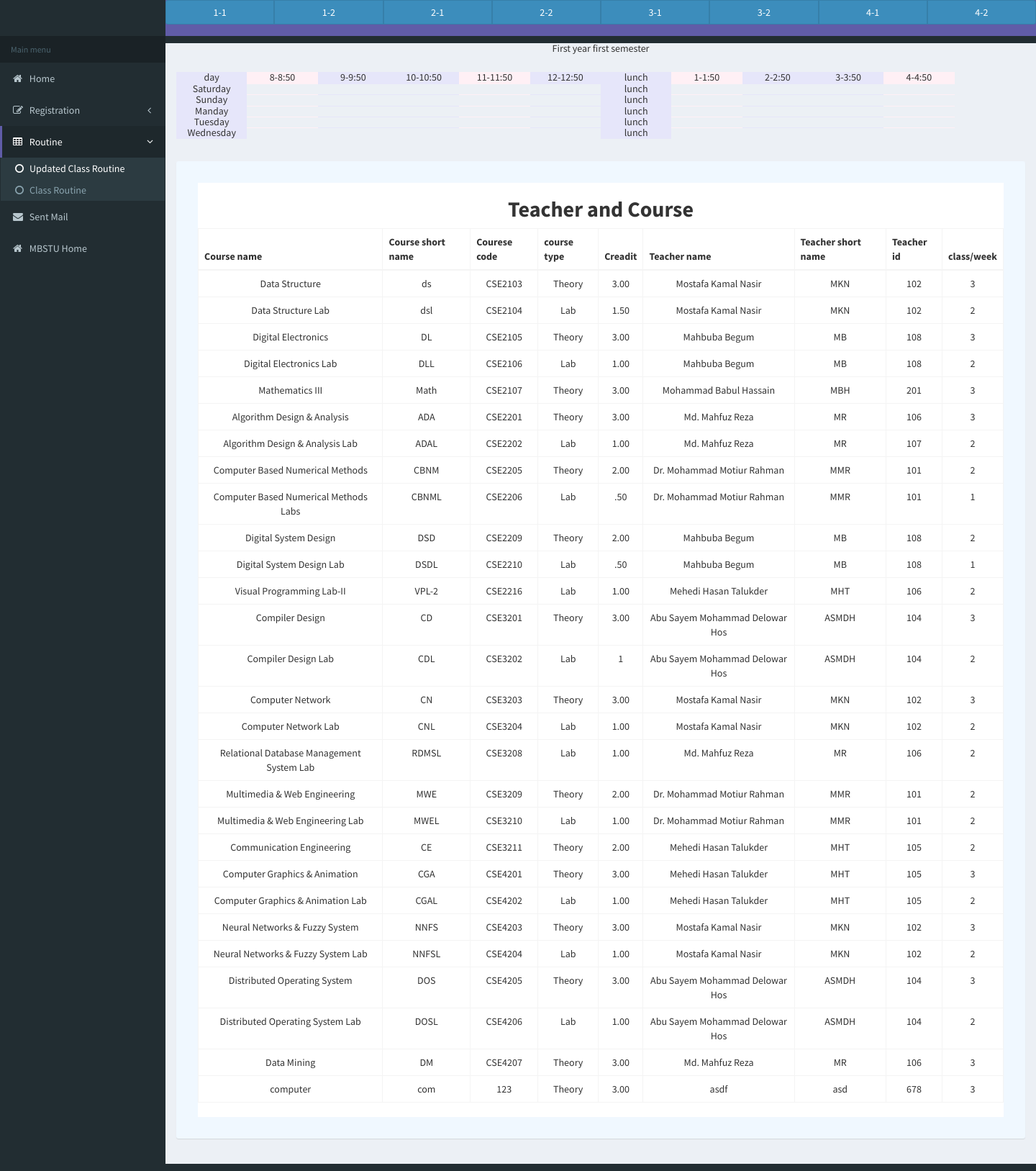
Page /projects/project/pages/tables/1y1s.php on the committed database.
### tables this page shows
CREATE TABLE `course_registration` (
  `id` int(11) NOT NULL,
  `course_name` varchar(50) NOT NULL,
  `course_short_name` varchar(10) NOT NULL,
  `course_code` varchar(8) NOT NULL,
  `course_type` varchar(10) NOT NULL,
  `credit` varchar(7) NOT NULL,
  `teacher_name` varchar(30) NOT NULL,
  `teacher_short_name` varchar(10) NOT NULL,
  `teacher_id` varchar(15) NOT NULL,
  `class_per_week` varchar(10) NOT NULL
);

### projects/project/pages/tables/1y1s.php (the view, shortened to what this page needs)
<!DOCTYPE html>
<html>
  <head>
    <link rel="stylesheet" href="../../bootstrap/css/bootstrap.min.css">
    <link rel="stylesheet" href="https://maxcdn.bootstrapcdn.com/font-awesome/4.4.0/css/font-awesome.min.css">
    <link rel="stylesheet" href="https://code.ionicframework.com/ionicons/2.0.1/css/ionicons.min.css">
    <link rel="stylesheet" href="../../dist/css/AdminLTE.min.css">
    <link rel="stylesheet" href="../../dist/css/skins/_all-skins.min.css">
  </head>
  <body class="hold-transition skin-purple sidebar-mini">
    <div class="wrapper">
      <header class="main-header">
        <nav class="navbar navbar-static-top" role="navigation">
           <div class="btn-group btn-group-justified">
			  <a href="1y1s.php" class="btn btn-primary">1-1</a>
			  <a href="1y2s.php" class="btn btn-primary">1-2</a>
			  <a href="2y1s.php" class="btn btn-primary">2-1</a>
			  <a href="2y2s.php" class="btn btn-primary">2-2</a>
			  <a href="3y1s.php" class="btn btn-primary">3-1</a>
			  <a href="3y2s.php" class="btn btn-primary">3-2</a>
			  <a href="4y1s.php" class="btn btn-primary">4-1</a>
			  <a href="4y2s.php" class="btn btn-primary">4-2</a>
         </div>
        </nav>
      </header>
      <aside class="main-sidebar">
        <section class="sidebar">
          <ul class="sidebar-menu">
            <li class="header">Main menu</li>
            <li>
              <a href="http://127.0.0.1/projects/project/">
                <i class="fa fa-home"></i> <span>Home</span>
              </a>
            </li>
            <li class="treeview">
              <a href="#">
                <i class="fa fa-edit"></i> <span>Registration</span>
                <i class="fa fa-angle-left pull-right"></i>
              </a>
            </li>
            <li class="treeview active">
              <a href="#">
                <i class="fa fa-table"></i> <span>Routine</span>
                <i class="fa fa-angle-left pull-right"></i>
              </a>
              <ul class="treeview-menu">
                <li class="active"><a href="1y1s.php"><i class="fa fa-circle-o"></i>Updated Class Routine</a></li>
                <li><a href="data.html"><i class="fa fa-circle-o"></i>Class Routine</a></li>
              </ul>
            </li>
            <li>
              <a href="../mailbox/mailbox.html">
                <i class="fa fa-envelope"></i> <span>Sent Mail</span>
              </a>
            </li>
			<li>
              <a href="http://mbstu.ac.bd/index.html">
                <i class="fa fa-home"></i> <span>MBSTU Home</span>
              </a>
            </li>
             </ul>
        </section>
      </aside>
      <div class="content-wrapper">
        <h5 class="text-center "> <storng>First year first semester</strong><h5>
        <section class="content">
          <div class="container-fluid">
  <div class="row">
    <div class="col-md-1" style="background-color:lavender;">day</div>
    <div class="col-md-1" style="background-color:lavenderblush;">8-8:50</div>
    <div class="col-md-1" style="background-color:lavender;">9-9:50</div>
	<div class="col-md-1" style="background-color:lavender;">10-10:50</div>
    <div class="col-md-1" style="background-color:lavenderblush;">11-11:50</div>
    <div class="col-md-1" style="background-color:lavender;">12-12:50</div>
	<div class="col-md-1" style="background-color:lavender;">lunch</div>
    <div class="col-md-1" style="background-color:lavenderblush;">1-1:50</div>
    <div class="col-md-1" style="background-color:lavender;">2-2:50</div>
	<div class="col-md-1" style="background-color:lavender;">3-3:50</div>
    <div class="col-md-1" style="background-color:lavenderblush;">4-4:50</div>
  </div>
  <div class="row">
    <div class="col-md-1" style="background-color:lavender;">
	Saturday
	</div>
    <div class="col-md-1" style="background-color:lavenderblush;">
	</div>
    <div class="col-md-1" style="background-color:lavender;">
	</div>
	<div class="col-md-1" style="background-color:lavender;">
	</div>
    <div class="col-md-1" style="background-color:lavenderblush;">
	</div>
    <div class="col-md-1" style="background-color:lavender;">
	</div>
	<div class="col-md-1" style="background-color:lavender;">
	lunch
	</div>
    <div class="col-md-1" style="background-color:lavenderblush;">
	</div>
    <div class="col-md-1" style="background-color:lavender;">
	</div>
	<div class="col-md-1" style="background-color:lavender;">
	</div>
    <div class="col-md-1" style="background-color:lavenderblush;">
	</div>
 </div>
 <div class="row">
    <div class="col-md-1" style="background-color:lavender;">
	Sunday
	</div>
    <div class="col-md-1" style="background-color:lavenderblush;">
	</div>
    <div class="col-md-1" style="background-color:lavender;">
	</div>
	<div class="col-md-1" style="background-color:lavender;">
	</div>
    <div class="col-md-1" style="background-color:lavenderblush;">
	</div>
    <div class="col-md-1" style="background-color:lavender;">
	</div>
	<div class="col-md-1" style="background-color:lavender;">
	lunch
	</div>
    <div class="col-md-1" style="background-color:lavenderblush;">
	</div>
    <div class="col-md-1" style="background-color:lavender;">
	</div>
	<div class="col-md-1" style="background-color:lavender;">
	</div>
    <div class="col-md-1" style="background-color:lavenderblush;">
	</div>
 </div>
 <div class="row">
    <div class="col-md-1" style="background-color:lavender;">
	Manday
	</div>
    <div class="col-md-1" style="background-color:lavenderblush;">
	</div>
    <div class="col-md-1" style="background-color:lavender;">
	</div>
	<div class="col-md-1" style="background-color:lavender;">
	</div>
    <div class="col-md-1" style="background-color:lavenderblush;">
	</div>
    <div class="col-md-1" style="background-color:lavender;">
	</div>
	<div class="col-md-1" style="background-color:lavender;">
	lunch
	</div>
    <div class="col-md-1" style="background-color:lavenderblush;">
	</div>
    <div class="col-md-1" style="background-color:lavender;">
	</div>
	<div class="col-md-1" style="background-color:lavender;">
	</div>
    <div class="col-md-1" style="background-color:lavenderblush;">
	</div>
 </div>
 <div class="row">
    <div class="col-md-1" style="background-color:lavender;">
	Tuesday
	</div>
    <div class="col-md-1" style="background-color:lavenderblush;">
	</div>
    <div class="col-md-1" style="background-color:lavender;">
	</div>
	<div class="col-md-1" style="background-color:lavender;">
	</div>
    <div class="col-md-1" style="background-color:lavenderblush;">
	</div>
    <div class="col-md-1" style="background-color:lavender;">
	</div>
	<div class="col-md-1" style="background-color:lavender;">
	lunch
	</div>
    <div class="col-md-1" style="background-color:lavenderblush;">
	</div>
    <div class="col-md-1" style="background-color:lavender;">
	</div>
	<div class="col-md-1" style="background-color:lavender;">
	</div>
    <div class="col-md-1" style="background-color:lavenderblush;">
	</div>
 </div>
 <div class="row">
    <div class="col-md-1" style="background-color:lavender;">
	Wednesday
	</div>
    <div class="col-md-1" style="background-color:lavenderblush;">
	</div>
    <div class="col-md-1" style="background-color:lavender;">
	</div>
	<div class="col-md-1" style="background-color:lavender;">
	</div>
    <div class="col-md-1" style="background-color:lavenderblush;">
	</div>
    <div class="col-md-1" style="background-color:lavender;">
	</div>
	<div class="col-md-1" style="background-color:lavender;">
	lunch
	</div>
    <div class="col-md-1" style="background-color:lavenderblush;">
	</div>
    <div class="col-md-1" style="background-color:lavender;">
	</div>
	<div class="col-md-1" style="background-color:lavender;">
	</div>
    <div class="col-md-1" style="background-color:lavenderblush;">
	</div>
 </div>
</div>
<br><br>
<div class="row">
            <div class="col-md-12">
              <div class="box box-primary" style="border: 30px solid aliceblue">
			  <h2 class="text-center"> <strong> Teacher and Course</strong></h2>
			   <?php
                $query = "SELECT * FROM course_registration";
               $result = mysql_query($query);
             ?>
 <table class="table table-bordered"  >
 <thead>
<tr>
    <th>Course name</th>
	<th>Course short name</th>
	<th>Courese code</th>
	<th>course type</th>
	<th>Creadit</th>
	<th>Teacher name</th>
	<th>Teacher short name</th>
	<th>Teacher  id</th>
	<th>class/week</th>
</tr>
</thead>
<tbody>
<?php
while($row = mysql_fetch_array($result))
     {
     echo "<tr><td>" . $row['course_name'] . "</td><td>" . $row['course_short_name'] . "</td><td>" . $row['course_code'] . "</td><td>" . $row['course_type'] . "</td><td>" . $row['credit'] . "</td><td>" . $row['teacher_name'] . "</td><td>" . $row['teacher_short_name'] . "</td><td>" . $row['teacher_id'] . "</td><td>" . $row['class_per_week'] . "</td></tr>";
     }
?>
</tbody>
</table>
			  </div>
			</div>
		 </div>
        </section>
    </div>
  </body>
</html>

### rows in the picture
course_registration: course_name "Data Structure", course_short_name "ds", course_code "CSE2103", course_type "Theory", credit "3.00", teacher_name "Mostafa Kamal Nasir", teacher_short_name "MKN", teacher "102", class_per_week "3"
course_registration: course_name "Data Structure Lab", course_short_name "dsl", course_code "CSE2104", course_type "Lab", credit "1.50", teacher_name "Mostafa Kamal Nasir", teacher_short_name "MKN", teacher "102", class_per_week "2"
course_registration: course_name "Digital Electronics", course_short_name "DL", course_code "CSE2105", course_type "Theory", credit "3.00", teacher_name "Mahbuba Begum", teacher_short_name "MB", teacher "108", class_per_week "3"
course_registration: course_name "Digital Electronics Lab", course_short_name "DLL", course_code "CSE2106", course_type "Lab", credit "1.00", teacher_name "Mahbuba Begum", teacher_short_name "MB", teacher "108", class_per_week "2"
course_registration: course_name "Mathematics III", course_short_name "Math", course_code "CSE2107", course_type "Theory", credit "3.00", teacher_name "Mohammad Babul Hassain", teacher_short_name "MBH", teacher "201", class_per_week "3"
course_registration: course_name "Algorithm Design & Analysis", course_short_name "ADA", course_code "CSE2201", course_type "Theory", credit "3.00", teacher_name "Md. Mahfuz Reza", teacher_short_name "MR", teacher "106", class_per_week "3"
course_registration: course_name "Algorithm Design & Analysis Lab", course_short_name "ADAL", course_code "CSE2202", course_type "Lab", credit "1.00", teacher_name "Md. Mahfuz Reza", teacher_short_name "MR", teacher "107", class_per_week "2"
course_registration: course_name "Computer Based Numerical Methods", course_short_name "CBNM", course_code "CSE2205", course_type "Theory", credit "2.00", teacher_name "Dr. Mohammad Motiur Rahman", teacher_short_name "MMR", teacher "101", class_per_week "2"
course_registration: course_name "Computer Based Numerical Methods Labs", course_short_name "CBNML", course_code "CSE2206", course_type "Lab", credit ".50", teacher_name "Dr. Mohammad Motiur Rahman", teacher_short_name "MMR", teacher "101", class_per_week "1"
course_registration: course_name "Digital System Design", course_short_name "DSD", course_code "CSE2209", course_type "Theory", credit "2.00", teacher_name "Mahbuba Begum", teacher_short_name "MB", teacher "108", class_per_week "2"
course_registration: course_name "Digital System Design Lab", course_short_name "DSDL", course_code "CSE2210", course_type "Lab", credit ".50", teacher_name "Mahbuba Begum", teacher_short_name "MB", teacher "108", class_per_week "1"
course_registration: course_name "Visual Programming Lab-II", course_short_name "VPL-2", course_code "CSE2216", course_type "Lab", credit "1.00", teacher_name "Mehedi Hasan Talukder", teacher_short_name "MHT", teacher "106", class_per_week "2"
course_registration: course_name "Compiler Design", course_short_name "CD", course_code "CSE3201", course_type "Theory", credit "3.00", teacher_name "Abu Sayem Mohammad Delowar Hos", teacher_short_name "ASMDH", teacher "104", class_per_week "3"
course_registration: course_name "Compiler Design Lab", course_short_name "CDL", course_code "CSE3202", course_type "Lab", credit "1", teacher_name "Abu Sayem Mohammad Delowar Hos", teacher_short_name "ASMDH", teacher "104", class_per_week "2"
course_registration: course_name "Computer Network", course_short_name "CN", course_code "CSE3203", course_type "Theory", credit "3.00", teacher_name "Mostafa Kamal Nasir", teacher_short_name "MKN", teacher "102", class_per_week "3"
course_registration: course_name "Computer Network Lab", course_short_name "CNL", course_code "CSE3204", course_type "Lab", credit "1.00", teacher_name "Mostafa Kamal Nasir", teacher_short_name "MKN", teacher "102", class_per_week "2"
course_registration: course_name "Relational Database Management System Lab", course_short_name "RDMSL", course_code "CSE3208", course_type "Lab", credit "1.00", teacher_name "Md. Mahfuz Reza", teacher_short_name "MR", teacher "106", class_per_week "2"
course_registration: course_name "Multimedia & Web Engineering", course_short_name "MWE", course_code "CSE3209", course_type "Theory", credit "2.00", teacher_name "Dr. Mohammad Motiur Rahman", teacher_short_name "MMR", teacher "101", class_per_week "2"
course_registration: course_name "Multimedia & Web Engineering Lab", course_short_name "MWEL", course_code "CSE3210", course_type "Lab", credit "1.00", teacher_name "Dr. Mohammad Motiur Rahman", teacher_short_name "MMR", teacher "101", class_per_week "2"
course_registration: course_name "Communication Engineering", course_short_name "CE", course_code "CSE3211", course_type "Theory", credit "2.00", teacher_name "Mehedi Hasan Talukder", teacher_short_name "MHT", teacher "105", class_per_week "2"
course_registration: course_name "Computer Graphics & Animation", course_short_name "CGA", course_code "CSE4201", course_type "Theory", credit "3.00", teacher_name "Mehedi Hasan Talukder", teacher_short_name "MHT", teacher "105", class_per_week "3"
course_registration: course_name "Computer Graphics & Animation Lab", course_short_name "CGAL", course_code "CSE4202", course_type "Lab", credit "1.00", teacher_name "Mehedi Hasan Talukder", teacher_short_name "MHT", teacher "105", class_per_week "2"
course_registration: course_name "Neural Networks & Fuzzy System", course_short_name "NNFS", course_code "CSE4203", course_type "Theory", credit "3.00", teacher_name "Mostafa Kamal Nasir", teacher_short_name "MKN", teacher "102", class_per_week "3"
course_registration: course_name "Neural Networks & Fuzzy System Lab", course_short_name "NNFSL", course_code "CSE4204", course_type "Lab", credit "1.00", teacher_name "Mostafa Kamal Nasir", teacher_short_name "MKN", teacher "102", class_per_week "2"
course_registration: course_name "Distributed Operating System", course_short_name "DOS", course_code "CSE4205", course_type "Theory", credit "3.00", teacher_name "Abu Sayem Mohammad Delowar Hos", teacher_short_name "ASMDH", teacher "104", class_per_week "3"
course_registration: course_name "Distributed Operating System Lab", course_short_name "DOSL", course_code "CSE4206", course_type "Lab", credit "1.00", teacher_name "Abu Sayem Mohammad Delowar Hos", teacher_short_name "ASMDH", teacher "104", class_per_week "2"
course_registration: course_name "Data Mining", course_short_name "DM", course_code "CSE4207", course_type "Theory", credit "3.00", teacher_name "Md. Mahfuz Reza", teacher_short_name "MR", teacher "106", class_per_week "3"
course_registration: course_name "computer", course_short_name "com", course_code "123", course_type "Theory", credit "3.00", teacher_name "asdf", teacher_short_name "asd", teacher "678", class_per_week "3"
